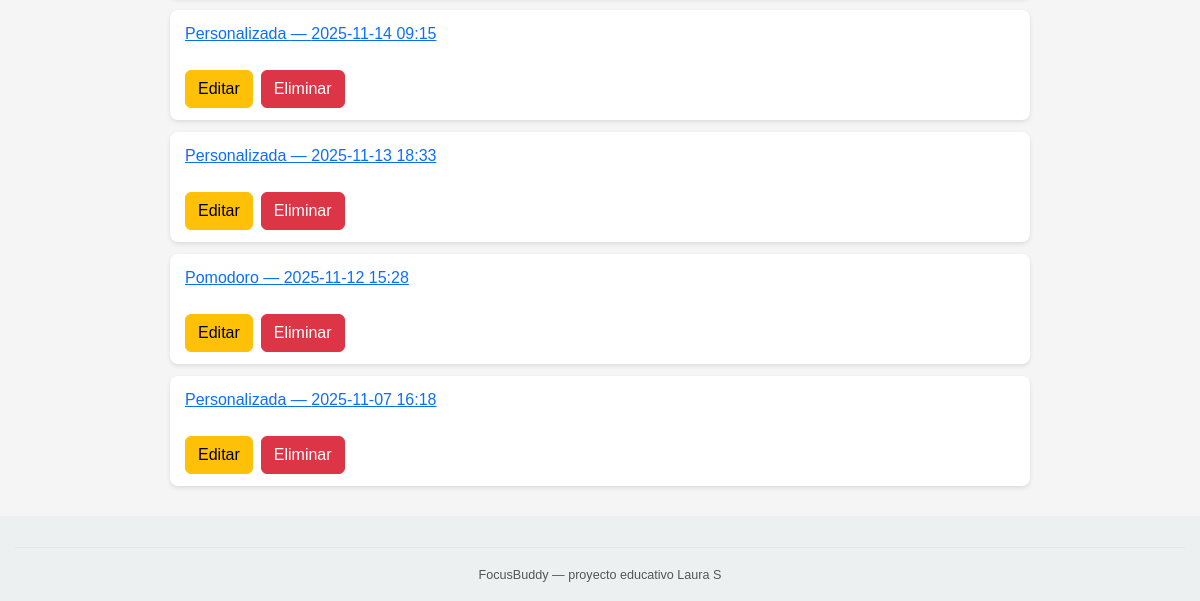
The page /sesiones/ (lower part) on the database as committed earlier.
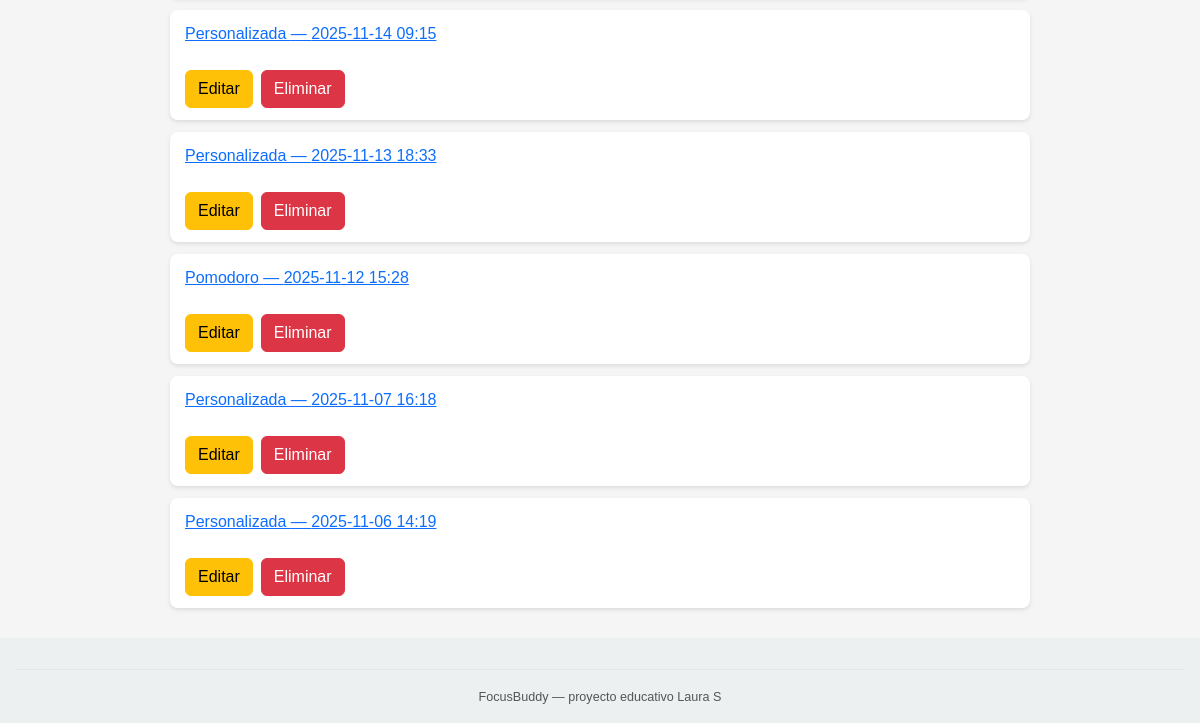
The same page on the database as committed later.
### core/models.py (models this page shows, shortened)
class SesionEstudio(models.Model):
    POMODORO = 'Pomodoro'
    PERSONALIZADA = 'Personalizada'
    TIPOS_SESION = [
        (POMODORO, 'Pomodoro'),
        (PERSONALIZADA, 'Personalizada')
    ]
    usuario = models.ForeignKey(
        Usuario,
        on_delete=models.CASCADE,
        related_name='sesiones',
        null=True,
        blank=True
    )
    tarea = models.ForeignKey(
        Tarea,
        on_delete=models.SET_NULL,
        related_name='sesiones',
        null=True,
        blank=True
    )
    tipo_sesion = models.CharField(
        max_length=20,
        choices=TIPOS_SESION,
        default=POMODORO
    )
    duracion_minutos = models.PositiveIntegerField()
    inicio_en = models.DateTimeField()
    fin_en = models.DateTimeField(null=True, blank=True)
    notas = models.TextField(blank=True)
    creada_en = models.DateTimeField(auto_now_add=True)

### core/views.py (the view)
# urls.py: path('sesiones/', views.ListaSesionesView.as_view(), name='lista_sesiones'),
class ListaSesionesView(ListView):
    model = SesionEstudio
    template_name = 'core/lista_sesiones.html'
    context_object_name = 'sesiones'
    def get_queryset(self):
        return SesionEstudio.objects.all().order_by('-inicio_en')

### core/templates/core/lista_sesiones.html (shortened to what this page needs)
{% extends "core/base.html" %}
{% block content %}
<ul>
  {% for s in sesiones %}
    <li>
      <a href="{% url 'core:detalle_sesion' s.id %}">
        {{ s.tipo_sesion }} — {{ s.inicio_en|date:"Y-m-d H:i" }}
      </a>
      <br>
      <br>
    <div class="d-flex gap-2">
       <a href="{% url 'core:editar_sesion' s.id %}" class="btn btn-warning">Editar</a>
       <a href="{% url 'core:eliminar_sesion' s.id %}" class="btn btn-danger">Eliminar</a>
    </li>
  {% empty %}
    <li>No tienes sesiones registradas.</li>
  {% endfor %}
</ul>
{% endblock %}

Rows that differ between the two databases and show on the page:
added SesionEstudio: tipo_sesion "Personalizada", inicio_en "2025-11-06 14:19"
